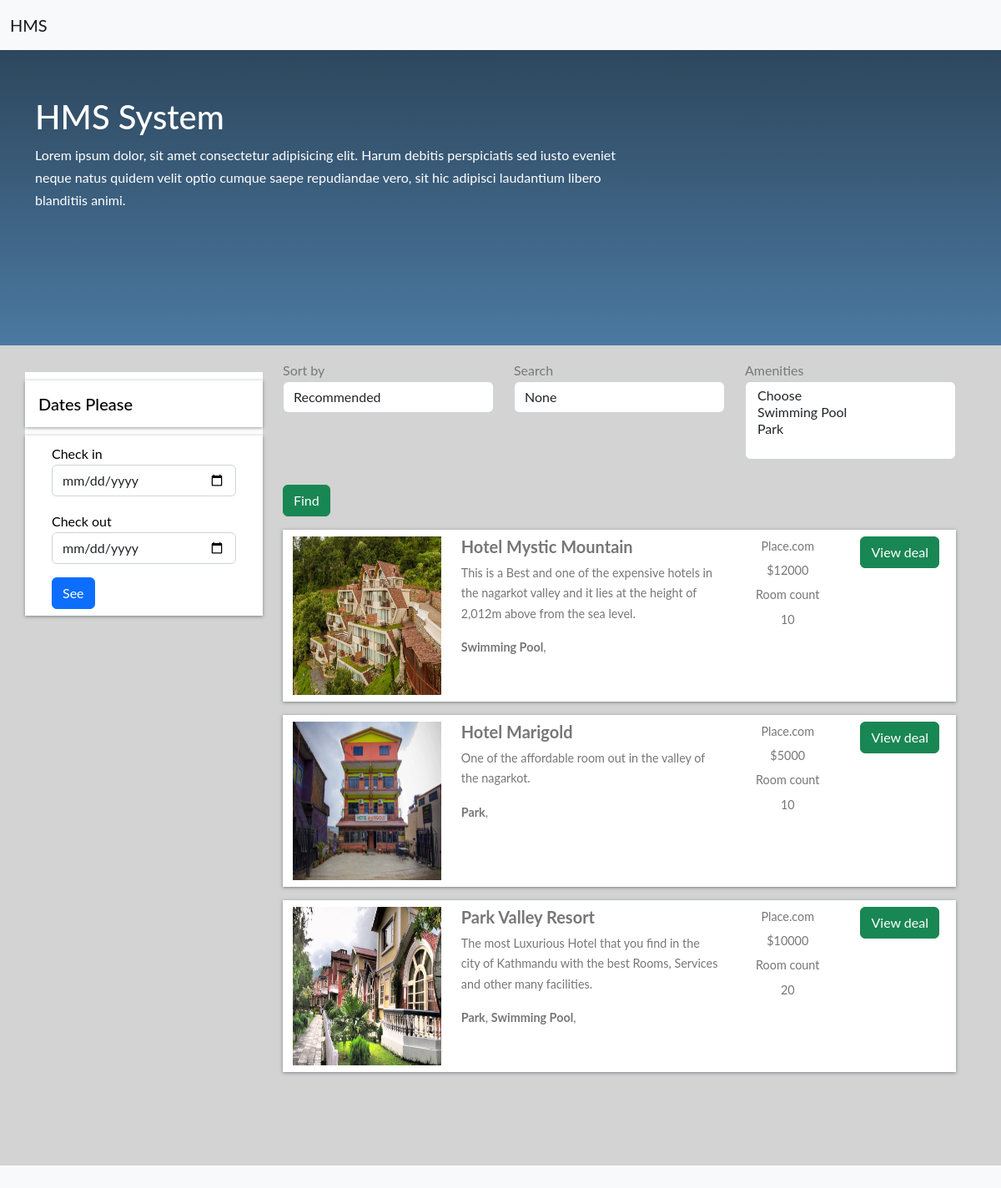
Before: / with the older database file.
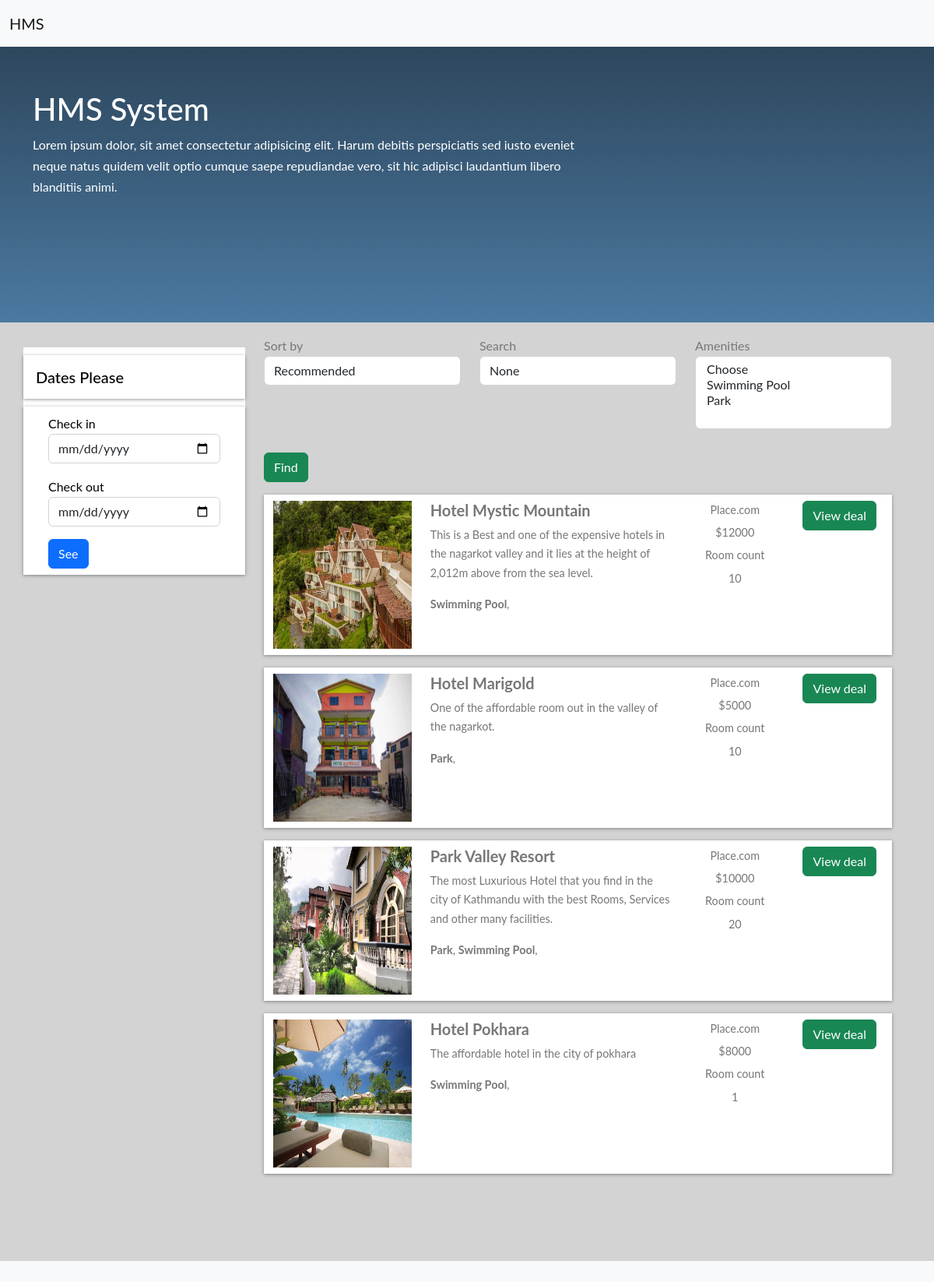
After: the same page with the newer database file.
### hotel/models.py (models this page shows, shortened)
class BaseModel(models.Model):
    uid = models.UUIDField(default=uuid.uuid4   , editable=False , primary_key=True)
    created_at = models.DateField(auto_now_add=True)
    updated_at = models.DateField(auto_now_add=True)
    class Meta:
        abstract = True

class Hotel(BaseModel):
    hotel_name= models.CharField(max_length=100)
    hotel_price = models.IntegerField()
    description = models.TextField()
    amenities = models.ManyToManyField(Amenities)
    room_count = models.IntegerField(default=10)

class HotelImages(BaseModel):
    hotel= models.ForeignKey(Hotel ,related_name="images", on_delete=models.CASCADE)
    images = models.ImageField(upload_to="hotels")

class Amenities(BaseModel):
    amenity_name = models.CharField(max_length=100)

### hotel/views.py (the view)
# urls.py: 2. Add a URL to urlpatterns:  path('', views.home, name='home')
def home(request):
    amenities_objs = Amenities.objects.all()
    hotels_objs = Hotel.objects.all()
    sort_by = request.GET.get('sort_by')
    search = request.GET.get('search')
    amenities = request.GET.getlist('amenities')
    if sort_by:
        if sort_by == 'ASC':
            hotels_objs = hotels_objs.order_by('hotel_price')
        elif sort_by == 'DSC':
            hotels_objs = hotels_objs.order_by('-hotel_price')
    if search:
        hotels_objs = hotels_objs.filter(
            Q(hotel_name__icontains = search)
            |Q(description__icontains= search))
    if len(amenities):
        hotels_objs = hotels_objs.filter(amenities__amenity_name__in = amenities).distinct()
    context = {'amenities_objs': amenities_objs, 'hotels_objs': hotels_objs, 'sort_by': sort_by, 'search': search, 'amenities': amenities}
    return render(request, 'home.html', context)

### hotel/templates/home.html (shortened to what this page needs)
{% extends 'base.html' %}
{% block start%}
<section class="colorful jumbotron mb-0" role="banner">
    <nav class="navbar navbar-expand-lg justify-content-between navbar-dark" role="navigation">
        <div class="navbar-brand">
            <a href="home.html">HMS System
                <em>.</em>
            </a>
        </div>
    </nav>
    <div class="container hotels-container">
        <div class="row mt-2 justify-content-between">
            <div class="col-md-8 text-white align-self-center mb-2 p-4">
                <h1>HMS System</h1>
                <span class=""> Lorem ipsum dolor, sit amet consectetur adipisicing elit. Harum debitis perspiciatis sed iusto
                    eveniet neque natus quidem velit optio cumque saepe repudiandae vero, sit hic adipisci laudantium libero blanditiis
                    animi.
                </span>
            </div>
        </div>
    </div>
</section>
<section class="search-container mb-5 pb-5">
    <div class="container">
        <div class="row">
            <div class="col-lg-3">
                <div class="row mt-2 justify-content-between">
                    <div class="filter-card">
                        <h5>Dates Please</h5>
                        <form action="#">
                            <div class="row form-group">
                                <div class="col-md-12">
                                    <label for="mintopay">Check in</label>
                                    <p>
                                        <input type="date" name="checkin" id="checkin" class="form-control">
                                    </p>
                                </div>
                                <div class="col-md-12">
                                    <label for="maxtopay">Check out</label>
                                    <p>
                                        <input type="date" name="checkout" id="checkout" class="form-control">
                                    </p>
                                </div>
                            </div>
                            <div class="row form-group">
                                <div class="col-md-12">
                                    <input type="submit" class="btn btn-primary btn-block" value="See">
                                </div>
                            </div>
                        </form>
                    </div>
                </div>
            </div>
            <div class="col-lg-9  px-4 mb-5">
                <form>
                <div class="row mt-3">
                    <div class="col-md-4">
                    <div class="form-inline">
                        <label class="" for="exampleFormControlSelect1">Sort by</label>
                        <select class="form-control" name="sort_by" id="exampleFormControlSelect1">
                            <option value="">Recommended</option>
                        </select>
                    </div>
                    </div>
                    <div class="col-md-4">
                        <div class="form-inline">
                            <label class="" for="exampleFormControlSelect1">Search</label>
                            <input name="search" class="form-control" value="{{search}}" placeholder="Search">
                        </div>
                    </div>
                    <div class="col-md-4">
                        <div class="form-inline">
                           <label class="" for="exampleFormControlSelect1">Amenities</label>
                            <select name="amenities" class="form-control" multiple>
                            <option value="">Choose</option>
                            {% for amenities_obj in amenities_objs %}
                            <option {% if amenities_obj.amenity_name in amenities  %} selected {%endif%}value="{{amenities_obj.amenity_name}}">{{amenities_obj.amenity_name}}</option>
                                {% endfor %}
                        </select>
                        </div>
                    </div>
                    <div class="col-md-4">
                            <button style="margin-top: 30px;" type="submit" class="btn btn-success">Find</button>
                        </div>
                </div>
                </form>
                {% for hotels_obj in hotels_objs %}
                <div class="row search-card-result">
                    <div class="col-md-3">
                    <a href="/hotel-detail/{{hotels_obj.uid}}">
                        <img class="img-fluid" src="/media/{{hotels_obj.images.first.images}}" alt="Card image cap">
                    </a></div>
                    <div class="col-md-5">
                        <h5>{{hotels_obj.hotel_name}}</h5>
                        <p>
                            {{hotels_obj.description|truncatechars:150}}
                        </p>
                        <p>
                            {%for amenitie in hotels_obj.amenities.all %}
                            <b>{{amenitie.amenity_name}}</b>,
                            {% endfor %}
                        </p>
                    </div>
                    <div class="col-md-2 border-left text-center more-offers">
                        <p>Place.com</p>
                        <p>${{hotels_obj.hotel_price}}</p>
                        <p>Room count</p>
                        <p>{{hotels_obj.room_count}}</p>
                    </div>
                    <div class="col-md-2 border-left text-center more-offers">
                        <div class="btn btn-success">View deal </div>
                    </div>
                </div>
                {% endfor %}
            </div>
        </div>
    </div>
</section>
{% endblock start%}

### hotel/templates/base.html (shortened to what this page needs)
<!DOCTYPE html>
<html lang="en">
  <head>
    <link
      href="https://cdn.jsdelivr.net/npm/bootstrap@5.2.0-beta1/dist/css/bootstrap.min.css"
      rel="stylesheet"
    />
  </head>
  <body class="bg-light">
    <nav class="navbar fixed-top bg-light">
      <div class="container-fluid">
        <a class="navbar-brand" href="/">HMS</a>
      </div>
    </nav>
    {% block start %} {% endblock %}
  </body>
</html>

### hotel/templates/base.html (style rules this page uses)
body { font-family: "Lato", Arial, sans-serif; font-weight: 400; font-size: 16px; line-height: 1.7; background: #fff; color: #777; }
nav { margin-bottom: 1rem; }
nav a { color: white; -webkit-transition: 0.5s; -o-transition: 0.5s; transition: 0.5s; }
.colorful { background: #4b79a1; background: -webkit-linear-gradient(to bottom, #283e51, #4b79a1); background: linear-gradient(to bottom, #283e51, #4b79a1); border-radius: 0px; padding: 0px 0 1rem 0 !important; }
.hotels-container { padding: 0.5rem 0 7rem 0; }
.search-container { background: #d3d3d3; }
.search-card-result { box-shadow: 0px 1px 4px rgba(41, 51, 57, 0.5); margin: 1rem 0; padding: 0.5rem 0; background-color: #fff; }
.search-card-result img { height: 190px; }
.search-card-result h5 { font-style: 1.1rem; font-weight: 700; }
.search-card-result p { font-size: 0.9rem; }
.search-card-result .more-offers p { margin-bottom: 0.3rem; }
.filter-card { padding: 0; background: #fff; color: black; }
.filter-card h5 { margin: 10px 0; padding: 1rem; box-shadow: 0px 1px 4px rgba(41, 51, 57, 0.5); color: #000; }
.filter-card form { box-shadow: 0px 1px 4px rgba(41, 51, 57, 0.5); padding: 0.5rem 2rem; }

Changed rows visible on the page:
added Hotel: images.first.images (picture), hotel_name "Hotel Pokhara", description "The affordable hotel in the city of pokhara", hotel_price "8000", room_count "1", Amenities (amenity_name "Swimming Pool")
